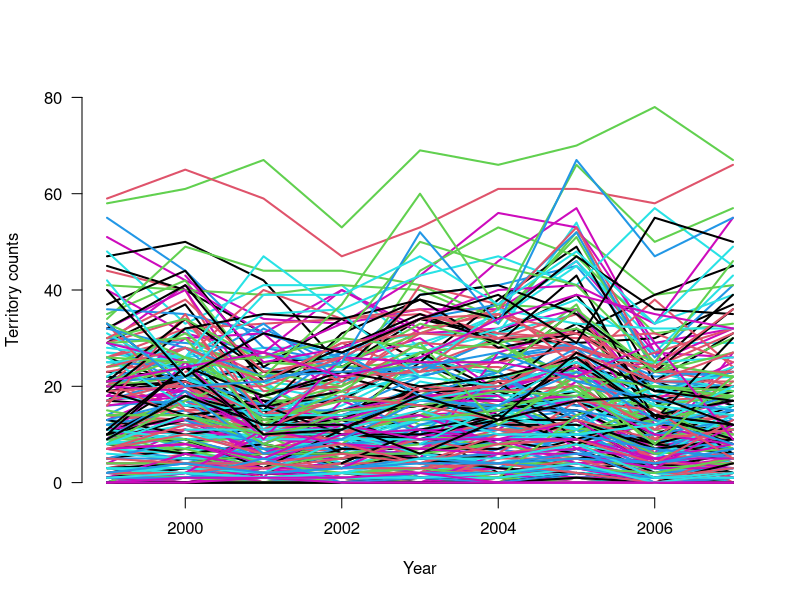

Source code (R): (Note: this script raises an error after producing the figure.)
# 4.3.2. Analysis of real data set
# Read in the tit data and have a look at them

# indicar directorio de trabajo
setwd("C:\\Users\\andrea\\Documents\\GitHub\\Curso-Ocupacion23\\Bayes")

tits <- read.table("tits.txt", header = TRUE)
str(tits)
C <- as.matrix(tits[5:13])
obs <- as.matrix(tits[14:22])
first <- as.matrix(tits[23:31])

matplot(1999:2007, t(C), type = "l", lty = 1, lwd = 2, main = "", las = 1, ylab = "Territory counts", xlab = "Year", ylim = c(0, 80), frame = FALSE)

table(obs)
length(table(obs))

apply(first, 2, sum, na.rm = TRUE)

a <- as.numeric(levels(factor(obs)))     # All the levels, numeric
newobs <- obs                            # Gets ObsID from 1:271
for (j in 1:length(a)){newobs[which(obs==a[j])] <- j }
table(newobs)

newobs[is.na(newobs)] <- 272
table(newobs)
first[is.na(first)] <- 0
table(first)

#  (a) Null or intercept-only model
# Specify model in BUGS language
sink("GLM0.jags")
cat("
model {

# Prior
alpha ~ dnorm(0, 0.01)    # log(mean count)

# Likelihood
for (i in 1:nyear){
   for (j in 1:nsite){
      C[i,j] ~ dpois(lambda[i,j])
      lambda[i,j] <- exp(log.lambda[i,j])
      log.lambda[i,j] <- alpha
      }  #j
   }  #i
}
",fill = TRUE)
sink()

# Bundle data
win.data <- list(C = t(C), nsite = nrow(C), nyear = ncol(C))

# Initial values
inits <- function() list(alpha = runif(1, -10, 10))

# Parameters monitored
params <- c("alpha")

# MCMC settings
ni <- 1200
nt <- 2
nb <- 200
nc <- 3

# Call JAGS from R (BRT < 1 min)
out0 <- jags(win.data, inits, params, "GLM0.jags", n.chains = nc, n.thin = nt, n.iter = ni, n.burnin = nb)

# Summarize posteriors
print(out0, dig = 3)


#  (b) Fixed site effects
# Specify model in BUGS language
sink("GLM1.jags")
cat("
model {

# Priors
for (j in 1:nsite){
   alpha[j] ~ dnorm(0, 0.01)     # Site effects
   }

# Likelihood
for (i in 1:nyear){
   for (j in 1:nsite){
      C[i,j] ~ dpois(lambda[i,j])
      lambda[i,j] <- exp(log.lambda[i,j])
      log.lambda[i,j] <- alpha[j]
      }  #j
   }  #i
} 
",fill = TRUE)
sink()

# Bundle data
win.data <- list(C = t(C), nsite = nrow(C), nyear = ncol(C))

# Initial values (not required for all)
inits <- function() list(alpha = runif(235, -1, 1))

# Parameters monitored
params <- c("alpha")

# MCMC settings
ni <- 1200
nt <- 2
nb <- 200
nc <- 3

# Call JAGS from R (BRT < 1 min)
out1 <- jags(win.data, inits, params, "GLM1.jags", n.chains = nc, n.thin = nt, n.iter = ni, n.burnin = nb)

# Summarize posteriors
print(out1, dig = 2)


#  (c) Fixed site and fixed year effects
# Specify model in BUGS language
sink("GLM2.jags")
cat("
model {

# Priors
for (j in 1:nsite){           # site effects
   alpha[j] ~ dnorm(0, 0.01)
   }

for (i in 2:nyear){           # nyear-1 year effects
   eps[i] ~ dnorm(0, 0.01)
   }
eps[1] <- 0                   # Aliased

# Likelihood
for (i in 1:nyear){
   for (j in 1:nsite){
      C[i,j] ~ dpois(lambda[i,j])
      lambda[i,j] <- exp(log.lambda[i,j])
      log.lambda[i,j] <- alpha[j] + eps[i]
      }  #j
   }  #i
}
",fill = TRUE)
sink()

# Bundle data
win.data <- list(C = t(C), nsite = nrow(C), nyear = ncol(C))

# Initial values
inits <- function() list(alpha = runif(235, -1, 1), eps = c(NA, runif(8, -1, 1)))

# Parameters monitored
params <- c("alpha", "eps")

# MCMC settings
ni <- 1200
nt <- 2
nb <- 200
nc <- 3

# Call JAGS from R (BRT < 1 min)
out2 <- jags(win.data, inits, params, "GLM2.jags", n.chains = nc, n.thin = nt, n.iter = ni, n.burnin = nb, working.directory = getwd())

# Summarize posteriors
print(out2, dig = 2)


#  (d) Random site effects (no year effects)
# Specify model in BUGS language
sink("GLMM1.jags")
cat("
model {

# Priors
for (j in 1:nsite){
   alpha[j] ~ dnorm(mu.alpha, tau.alpha)   # Random site effects
   }
mu.alpha ~ dnorm(0, 0.01)
tau.alpha <- 1/ (sd.alpha * sd.alpha)
sd.alpha ~ dunif(0, 5)

# Likelihood
for (i in 1:nyear){
   for (j in 1:nsite){
      C[i,j] ~ dpois(lambda[i,j])
      lambda[i,j] <- exp(log.lambda[i,j])
      log.lambda[i,j] <- alpha[j]
      }  #j
   }  #i
}
",fill = TRUE)
sink()

# Bundle data
win.data <- list(C = t(C), nsite = nrow(C), nyear = ncol(C))

# Initial values
inits <- function() list(mu.alpha = runif(1, 2, 3))

# Parameters monitored
params <- c("alpha", "mu.alpha", "sd.alpha")

# MCMC settings
ni <- 1200
nt <- 2
nb <- 200
nc <- 3

# Call JAGS from R (BRT < 1 min)
out3 <- jags(win.data, inits, params, "GLMM1.jags", n.chains = nc, n.thin = nt, n.iter = ni, n.burnin = nb, working.directory = getwd())

# Summarize posteriors
print(out3, dig = 2)


#  (e) Random site and random year effects
# Specify model in BUGS language
sink("GLMM2.jags")
cat("
model {

# Priors
mu ~ dnorm(0, 0.01)                  # Grand mean

for (j in 1:nsite){
   alpha[j] ~ dnorm(0, tau.alpha)    # Random site effects
   }
tau.alpha <- 1/ (sd.alpha * sd.alpha)
sd.alpha ~ dunif(0, 5)

for (i in 1:nyear){
   eps[i] ~ dnorm(0, tau.eps)        # Random year effects
   }
tau.eps <- 1/ (sd.eps * sd.eps)
sd.eps ~ dunif(0, 3)

# Likelihood
for (i in 1:nyear){
   for (j in 1:nsite){
       C[i,j] ~ dpois(lambda[i,j])
      lambda[i,j] <- exp(log.lambda[i,j])
      log.lambda[i,j] <- mu + alpha[j] + eps[i]
      }  #j
   }  #i
}
",fill = TRUE)
sink()

# Bundle data
win.data <- list(C = t(C), nsite = nrow(C), nyear = ncol(C))

# Initial values (not required for all)
inits <- function() list(mu = runif(1, 0, 4), alpha = runif(235, -2, 2), eps = runif(9, -1, 1))

# Parameters monitored
params <- c("mu", "alpha", "eps", "sd.alpha", "sd.eps")

# MCMC settings
ni <- 6000
nt <- 5
nb <- 1000
nc <- 3

# Call JAGS from R (BRT 3 min)
out4 <- jags(win.data, inits, params, "GLMM2.jags", n.chains = nc, n.thin = nt, n.iter = ni, n.burnin = nb, working.directory = getwd())

# Summarize posteriors
print(out4, dig = 2)


# (f) Random site and random year effects and first-year fixed observer effect
# Specify model in BUGS language
sink("GLMM3.jags")
cat("
model {

# Priors
mu ~ dnorm(0, 0.01)                 # Overall mean
beta2 ~ dnorm(0, 0.01)              # First-year observer effect

for (j in 1:nsite){
   alpha[j] ~ dnorm(0, tau.alpha)   # Random site effects
   }
tau.alpha <- 1/ (sd.alpha * sd.alpha)
sd.alpha ~ dunif(0, 5)

for (i in 1:nyear){
   eps[i] ~ dnorm(0, tau.eps)      # Random year effects
   }
tau.eps <- 1/ (sd.eps * sd.eps)
sd.eps ~ dunif(0, 5)

# Likelihood
for (i in 1:nyear){
   for (j in 1:nsite){
      C[i,j] ~ dpois(lambda[i,j])
      lambda[i,j] <- exp(log.lambda[i,j])
      log.lambda[i,j] <- mu + beta2 * first[i,j] + alpha[j] + eps[i]
      }  #j
   }  #i
}
",fill = TRUE)
sink()

# Bundle data
win.data <- list(C = t(C), nsite = nrow(C), nyear = ncol(C), first = t(first))

# Initial values
inits <- function() list(mu = runif(1, 0, 4), beta2 = runif(1, -1, 1), alpha = runif(235, -2, 2), eps = runif(9, -1, 1))

# Parameters monitored
params <- c("mu", "beta2", "alpha", "eps", "sd.alpha", "sd.eps")

# MCMC settings
ni <- 6000
nt <- 5
nb <- 1000
nc <- 3

# Call JAGS from R (BRT 3 min)
out5 <- jags(win.data, inits, params, "GLMM3.jags", n.chains = nc, n.thin = nt, n.iter = ni, n.burnin = nb, working.directory = getwd())

# Summarize posteriors
print(out5, dig = 2)


#  (g) Random site and random year effects, first-year fixed observer effect and overall linear time trend
# Specify model in BUGS language
sink("GLMM4.jags")
cat("
model {

# Priors
mu ~ dnorm(0, 0.01)                  # Overall intercept
beta1 ~ dnorm(0, 0.01)               # Overall trend 
beta2 ~ dnorm(0, 0.01)               # First-year observer effect

for (j in 1:nsite){
   alpha[j] ~ dnorm(0, tau.alpha)    # Random site effects
   }
tau.alpha <- 1/ (sd.alpha * sd.alpha)
sd.alpha ~ dunif(0, 5)

for (i in 1:nyear){
   eps[i] ~ dnorm(0, tau.eps)        # Random year effects
   }
tau.eps <- 1/ (sd.eps * sd.eps)
sd.eps ~ dunif(0, 3)

# Likelihood
for (i in 1:nyear){
   for (j in 1:nsite){
      C[i,j] ~ dpois(lambda[i,j])
      lambda[i,j] <- exp(log.lambda[i,j])
      log.lambda[i,j] <- mu + beta1 * year[i] + beta2 * first[i,j] + alpha[j] + eps[i]
      }  #j
   }  #i
}
",fill = TRUE)
sink()

# Bundle data
win.data <- list(C = t(C), nsite = nrow(C), nyear = ncol(C), first = t(first), year = ((1:9)-5) / 4)

# Initial values
inits <- function() list(mu = runif(1, 0, 4), beta1 = runif(1, -1, 1), beta2 = runif(1, -1, 1), alpha = runif(235, -2, 2), eps = runif(9, -1, 1))

# Parameters monitored
params <- c("mu", "beta1", "beta2", "alpha", "eps", "sd.alpha", "sd.eps")

# MCMC settings
ni <- 12000
nt <- 6
nb <- 6000
nc <- 3

# Call JAGS from R (BRT 7 min)
out6 <- jags(win.data, inits, params, "GLMM4.jags", n.chains = nc, n.thin = nt, n.iter = ni, n.burnin = nb, working.directory = getwd())

# Summarize posteriors
print(out6, dig = 2)


# (h) The full model 
# Specify model in BUGS language
sink("GLMM5.jags")
cat("
model {

# Priors
mu ~ dnorm(0, 0.01)                  # Overall intercept
beta1 ~ dnorm(0, 0.01)               # Overall trend 
beta2 ~ dnorm(0, 0.01)               # First-year observer effect

for (j in 1:nsite){
   alpha[j] ~ dnorm(0, tau.alpha)    # Random site effects
   }
tau.alpha <- 1/ (sd.alpha * sd.alpha)
sd.alpha ~ dunif(0, 3)

for (i in 1:nyear){
   eps[i] ~ dnorm(0, tau.eps)        # Random year effects
   }
tau.eps <- 1/ (sd.eps * sd.eps)
sd.eps ~ dunif(0, 1)

for (k in 1:nobs){
   gamma[k] ~ dnorm(0, tau.gamma)   # Random observer effects
   }
tau.gamma <- 1/ (sd.gamma * sd.gamma)
sd.gamma ~ dunif(0, 1)

# Likelihood
for (i in 1:nyear){
   for (j in 1:nsite){
      C[i,j] ~ dpois(lambda[i,j])
      lambda[i,j] <- exp(log.lambda[i,j])
      log.lambda[i,j] <- mu + beta1 * year[i] + beta2 * first[i,j] + alpha[j] + gamma[newobs[i,j]] + eps[i]
      }  #j
   }  #i
}
",fill = TRUE)
sink()

# Bundle data
win.data <- list(C = t(C), nsite = nrow(C), nyear = ncol(C), nobs = 272, newobs = t(newobs), first = t(first), year = ((1:9)-5) / 4)

# Initial values
inits <- function() list(mu = runif(1, 0, 4), beta1 = runif(1, -1, 1), beta2 = runif(1, -1, 1), alpha = runif(235, -1, 1), gamma = runif(272, -1, 1), eps = runif(9, -1, 1))

# Parameters monitored
params <- c("mu", "beta1", "beta2", "alpha", "gamma", "eps", "sd.alpha", "sd.gamma", "sd.eps")

# MCMC settings
ni <- 12000
nt <- 6
nb <- 6000
nc <- 3

# Call JAGS from R (BRT 11 min)
out7 <- jags(win.data, inits, params, "GLMM5.jags", n.chains = nc, n.thin = nt, n.iter = ni, n.burnin = nb, working.directory = getwd())

# Summarize posteriors
print(out7, dig = 2)
